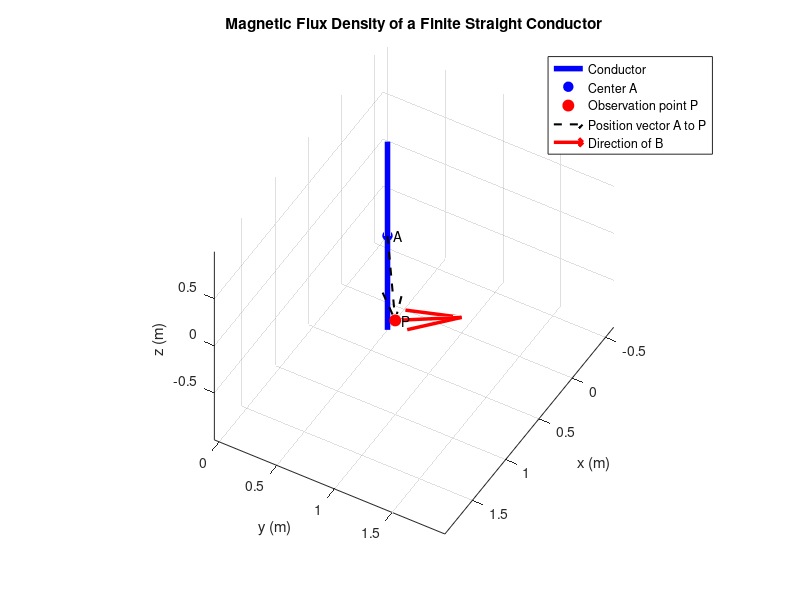

Write MATLAB code to recreate this figure.

clc;
clear;
close all;

%% Parameters
mu0 = 4*pi*1e-7;       % Permeability of free space (H/m)
I = 1;                 % Current (A)
L = 2;                 % Conductor length (m)

% Center of the conductor A (m)
Ax = 0.25;
Ay = 0.5;
Az = 0;

% Observation point P (m)
Px = 1;
Py = 1;
Pz = 0;

%% Biot-Savart law
% Conductor is parallel to the z-axis
z1 = Az - L/2;
z2 = Az + L/2;

dx = Px - Ax;
dy = Py - Ay;

Bx = mu0*I/(4*pi) * integral(@(zp) ...
    -dy ./ (dx^2 + dy^2 + (Pz-zp).^2).^(3/2), z1, z2);

By = mu0*I/(4*pi) * integral(@(zp) ...
     dx ./ (dx^2 + dy^2 + (Pz-zp).^2).^(3/2), z1, z2);

Bz = 0;

B = [Bx, By, Bz];
Bmag = norm(B);

%% Display results
fprintf('Bx = %.6e T\n', Bx);
fprintf('By = %.6e T\n', By);
fprintf('Bz = %.6e T\n', Bz);
fprintf('|B| = %.6e T\n', Bmag);

%% 3D plot
figure;
hold on;
grid on;
axis equal;
view(3);

% Finite conductor
plot3([Ax Ax], [Ay Ay], [z1 z2], ...
    'b-', 'LineWidth', 4);

% Center of conductor
plot3(Ax, Ay, Az, 'bo', ...
    'MarkerFaceColor', 'b', 'MarkerSize', 7);

% Observation point
plot3(Px, Py, Pz, 'ro', ...
    'MarkerFaceColor', 'r', 'MarkerSize', 8);

% Vector from conductor center to P
quiver3(Ax, Ay, Az, Px-Ax, Py-Ay, Pz-Az, ...
    0, 'k--', 'LineWidth', 1.5);

% Magnetic flux density vector at P
% Scale the arrow for visualization only
if Bmag > 0
    arrowLength = 0.5;
    quiver3(Px, Py, Pz, ...
        arrowLength*Bx/Bmag, ...
        arrowLength*By/Bmag, ...
        arrowLength*Bz/Bmag, ...
        0, 'r', 'LineWidth', 2.5, 'MaxHeadSize', 0.5);
end

xlabel('x (m)');
ylabel('y (m)');
zlabel('z (m)');
title('Magnetic Flux Density of a Finite Straight Conductor');

legend('Conductor', 'Center A', 'Observation point P', ...
       'Position vector A to P', 'Direction of B', ...
       'Location', 'best');

text(Px, Py, Pz, '  P');
text(Ax, Ay, Az, '  A');

hold off;

% Thêm 
view(120,45)
